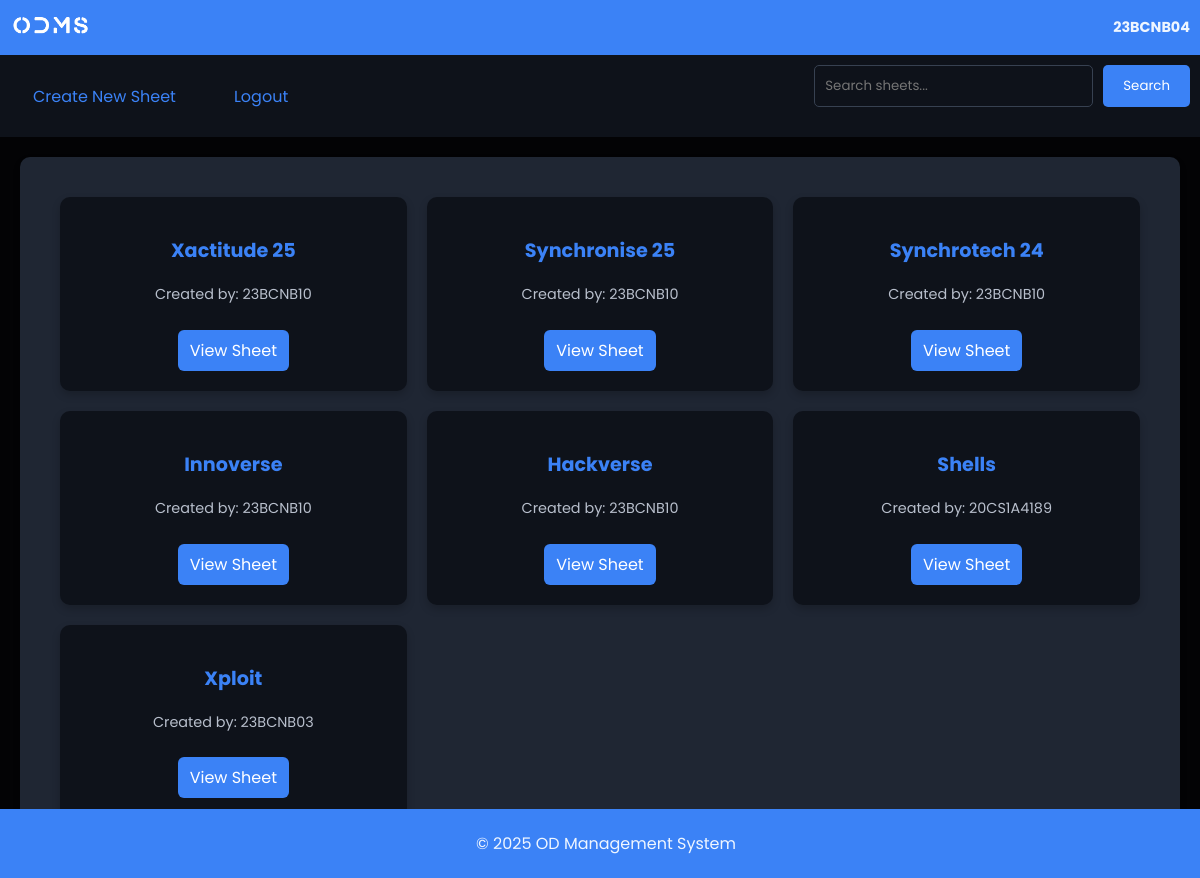
/dashboard (signed in), run on the app's committed database.
### tables this page shows
CREATE TABLE sheets (
            id INTEGER PRIMARY KEY AUTOINCREMENT,
            sheet_name TEXT NOT NULL,
            creator TEXT NOT NULL
        );

### app.py (the view)
@app.route('/dashboard', methods=['GET', 'POST'])
def dashboard():
    if 'username' not in session:
        flash('Please log in first!', 'warning')
        return redirect(url_for('login'))
    search_query = request.args.get('search', '')
    try:
        conn = get_db_connection()
        c = conn.cursor()
        if search_query:
            c.execute('SELECT id, sheet_name, creator FROM sheets WHERE sheet_name LIKE ?',
                     (f'%{search_query}%',))
        else:
            c.execute('SELECT id, sheet_name, creator FROM sheets')
        sheets = c.fetchall()
        sheet_list = []
        for sheet in sheets:
            sheet_list.append((sheet['id'], sheet['sheet_name'], sheet['creator']))
        return render_template('dashboard.html',
                              user_name=session['username'],
                              sheets=sheet_list,
                              search_query=search_query)
    except Exception as e:
        flash(f'Error loading dashboard: {str(e)}', 'danger')
        return render_template('dashboard.html',
                              user_name=session['username'],
                              sheets=[],
                              search_query=search_query)
    finally:
        if 'conn' in locals():
            conn.close()

### app.py (called while the page is built)
def get_db_connection():
    conn = sqlite3.connect('odms.db', timeout=20)
    conn.row_factory = sqlite3.Row
    return conn

### templates/dashboard.html (shortened to what this page needs)
<!DOCTYPE html>
<html>
<head>
    <link rel="stylesheet" href="{{ url_for('static', filename='dashboard.css') }}">
</head>
<body>
    <header>
        <div class="header-left">
            <img src="{{ url_for('static', filename='assets/odms.png') }}" alt="Logo" class="logo">
        </div>
        <div class="header-right">
            <p class="user-name">{{ user_name }}</p>
        </div>
    </header>
    <nav class="navbar">
        <ul class="navbar__menu">
            <li class="navbar__item">
                <a href="{{ url_for('create_sheet') }}" class="navbar__link">
                    <span>Create New Sheet</span>
                </a>
            </li>
            <li class="navbar__item">
                <a href="{{ url_for('logout') }}" class="navbar__link">
                    <span>Logout</span>
                </a>
            </li>
        </ul>
        <div class="search-container">
            <form action="{{ url_for('dashboard') }}" method="GET" class="search-form">
                <input type="text" name="search" placeholder="Search sheets..." value="{{ search_query }}">
                <button type="submit" class="search-btn">Search</button>
            </form>
        </div>
    </nav>
    <main>
        <div class="main-panel">
            <div class="sheet-container">
                {% if sheets %}
                    {% for sheet_id, sheet_name, creator in sheets %}
                        <div class="sheet-card">
                            <h3>{{ sheet_name }}</h3>
                            <p>Created by: {{ creator }}</p>
                            <a href="{{ url_for('sheet_detail', sheet_id=sheet_id) }}" class="view-sheet">View Sheet</a>
                        </div>
                    {% endfor %}
                {% else %}
                    <p>No sheets available.</p>
                {% endif %}
            </div>
        </div>
    </main>
    <footer>
        <p>&copy; 2025 OD Management System</p>
    </footer>
</body>
</html>

### static/dashboard.css (style rules this page uses)
body { background-color: #030305; color: #EFF6FF; font-family: 'Poppins', sans-serif; margin: 0; padding: 0; }
header { display: flex; justify-content: space-between; align-items: center; background-color: #3B82F6; padding: 10px; font-size: 1.5rem; font-weight: bold; }
.header-left .logo { width: 80px; height: auto; }
.header-right { display: flex; flex-direction: column; align-items: flex-end; font-size: 0.9rem; }
.user-name, .user-email { margin: 0; }
.navbar { display: flex; justify-content: space-between; align-items: center; padding: 10px; background-color: #0E121A; }
.navbar__menu { display: flex; list-style: none; padding: 0; margin: 0; }
.navbar__item { margin-right: 20px; }
.navbar__link { color: #3B82F6; text-decoration: none; display: flex; align-items: center; padding: 10px 15px; border-radius: 8px; transition: background-color 250ms ease; }
.navbar__link span { margin-left: 8px; }
main { padding: 20px; }
.main-panel { background-color: #1F2633; padding: 20px; border-radius: 10px; box-shadow: 0 4px 6px rgba(0, 0, 0, 0.3); }
.sheet-container { display: grid; grid-template-columns: repeat(auto-fit, minmax(280px, 1fr)); gap: 20px; padding: 20px; }
.sheet-card { background: #0E121A; padding: 20px; border-radius: 10px; box-shadow: 0 4px 8px rgba(0, 0, 0, 0.2); text-align: center; transition: transform 0.2s; }
.sheet-card h3 { color: #3B82F6; font-size: 1.2rem; }
.sheet-card p { color: #B8BFCC; font-size: 0.9rem; }
.view-sheet { display: inline-block; margin-top: 10px; padding: 8px 12px; background-color: #3B82F6; color: white; text-decoration: none; border-radius: 6px; transition: background-color 0.3s; }
footer { text-align: center; padding: 6px; background-color: #3B82F6; position: fixed; bottom: 0; width: 100%; }
.search-container { margin-bottom: 20px; }
.search-form { display: flex; gap: 10px; }
.search-form input[type="text"] { flex: 1; padding: 10px; border-radius: 5px; border: 1px solid #374151; background-color: #0E121A; color: #EFF6FF; font-family: 'Poppins', sans-serif; }
.search-btn { background-color: #3B82F6; color: white; border: none; padding: 10px 20px; border-radius: 5px; cursor: pointer; font-family: 'Poppins', sans-serif; }

### data on the page
sheets: sheet_name "Xactitude 25", creator "23BCNB10"
sheets: sheet_name "Synchronise 25", creator "23BCNB10"
sheets: sheet_name "Synchrotech 24", creator "23BCNB10"
sheets: sheet_name "Innoverse", creator "23BCNB10"
sheets: sheet_name "Hackverse", creator "23BCNB10"
sheets: sheet_name "Shells", creator "20CS1A4189"
sheets: sheet_name "Xploit", creator "23BCNB03"

### other printed values
{{ user_name }} "23BCNB04"
